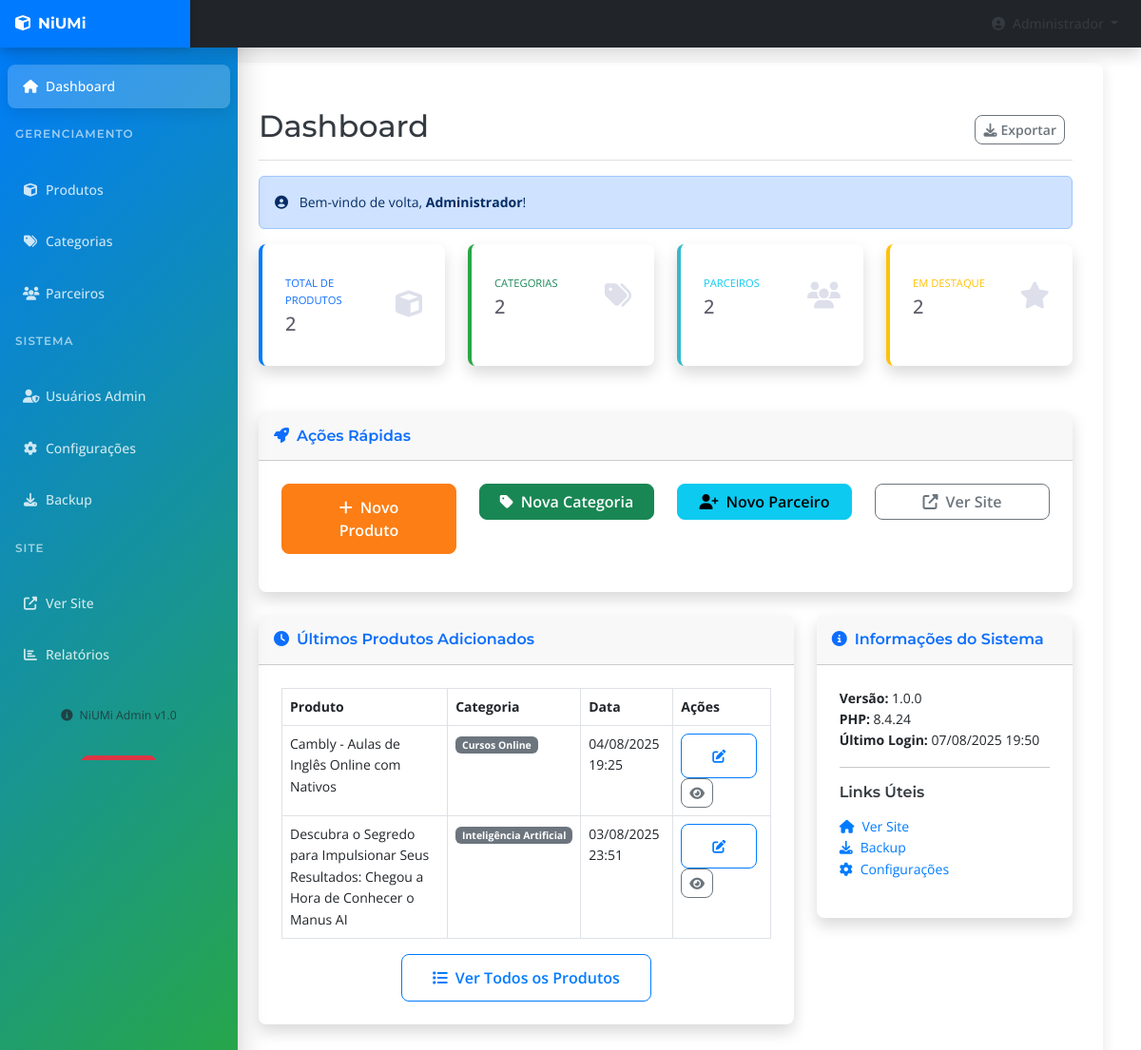
/admin/dashboard.php (signed in), run on the app's committed database.
### tables this page shows
CREATE TABLE `produtos` (
  `id` int(11) NOT NULL AUTO_INCREMENT,
  `nome` varchar(200) NOT NULL,
  `descricao` text NOT NULL,
  `preco` decimal(10,2) DEFAULT NULL,
  `imagem` varchar(255) DEFAULT NULL,
  `imagem_url` varchar(500) DEFAULT NULL,
  `video_youtube` varchar(255) DEFAULT NULL,
  `link_afiliado` varchar(500) NOT NULL,
  `categoria_id` int(11) DEFAULT NULL,
  `parceiro_id` int(11) DEFAULT NULL,
  `slug` varchar(250) NOT NULL,
  `meta_titulo` varchar(200) DEFAULT NULL,
  `meta_descricao` text DEFAULT NULL,
  `meta_keywords` text DEFAULT NULL,
  `ativo` tinyint(1) DEFAULT 1,
  `destaque` tinyint(1) DEFAULT 0,
  `data_criacao` timestamp NULL DEFAULT current_timestamp(),
  `data_atualizacao` timestamp NULL DEFAULT current_timestamp() ON UPDATE current_timestamp(),
  `seo_title` varchar(255) DEFAULT NULL,
  `seo_description` text DEFAULT NULL,
  `seo_keywords` text DEFAULT NULL,
  `seo_canonical` varchar(500) DEFAULT NULL,
  `seo_og_title` varchar(255) DEFAULT NULL,
  `seo_og_description` text DEFAULT NULL,
  `seo_og_image` varchar(500) DEFAULT NULL,
  `seo_schema_data` text DEFAULT NULL,
  `seo_focus_keyword` varchar(255) DEFAULT NULL,
  `seo_alt_text` varchar(255) DEFAULT NULL,
  PRIMARY KEY (`id`),
  UNIQUE KEY `slug` (`slug`),
  KEY `categoria_id` (`categoria_id`),
  KEY `parceiro_id` (`parceiro_id`),
  CONSTRAINT `produtos_ibfk_1` FOREIGN KEY (`categoria_id`) REFERENCES `categorias` (`id`) ON DELETE CASCADE,
  CONSTRAINT `produtos_ibfk_2` FOREIGN KEY (`parceiro_id`) REFERENCES `parceiros` (`id`) ON DELETE CASCADE
);

CREATE TABLE `categorias` (
  `id` int(11) NOT NULL AUTO_INCREMENT,
  `nome` varchar(100) NOT NULL,
  `descricao` text DEFAULT NULL,
  `slug` varchar(150) NOT NULL,
  `meta_titulo` varchar(200) DEFAULT NULL,
  `meta_descricao` text DEFAULT NULL,
  `data_criacao` timestamp NULL DEFAULT current_timestamp(),
  `data_atualizacao` timestamp NULL DEFAULT current_timestamp() ON UPDATE current_timestamp(),
  `seo_title` varchar(255) DEFAULT NULL,
  `seo_description` text DEFAULT NULL,
  `seo_keywords` text DEFAULT NULL,
  `seo_canonical` varchar(500) DEFAULT NULL,
  `seo_og_title` varchar(255) DEFAULT NULL,
  `seo_og_description` text DEFAULT NULL,
  `seo_og_image` varchar(500) DEFAULT NULL,
  `seo_schema_data` text DEFAULT NULL,
  `seo_focus_keyword` varchar(255) DEFAULT NULL,
  PRIMARY KEY (`id`),
  UNIQUE KEY `slug` (`slug`)
);

### admin/dashboard.php (the view, shortened to what this page needs)
<?php
require_once '../includes/config.php';
try {
    $stmt = $pdo->query("SELECT COUNT(*) FROM produtos WHERE ativo = 1");
    $total_produtos = $stmt->fetchColumn();
    $stmt = $pdo->query("SELECT COUNT(*) FROM categorias");
    $total_categorias = $stmt->fetchColumn();
    $stmt = $pdo->query("SELECT COUNT(*) FROM parceiros");
    $total_parceiros = $stmt->fetchColumn();
    $stmt = $pdo->query("SELECT COUNT(*) FROM produtos WHERE ativo = 1 AND destaque = 1");
    $produtos_destaque = $stmt->fetchColumn();
    $stmt = $pdo->prepare("
        SELECT p.nome, p.slug, c.nome as categoria_nome, p.data_criacao
        FROM produtos p
        JOIN categorias c ON p.categoria_id = c.id
        WHERE p.ativo = 1
        ORDER BY p.data_criacao DESC
        LIMIT 5
    ");
    $stmt->execute();
    $ultimos_produtos = $stmt->fetchAll(PDO::FETCH_ASSOC);
} catch(PDOException $e) {
    $total_produtos = 0;
    $total_categorias = 0;
    $total_parceiros = 0;
    $produtos_destaque = 0;
    $ultimos_produtos = [];
}
include 'templates/admin_header.php';
?>
<div class="container-fluid">
    <div class="row">
        <?php include 'templates/admin_sidebar.php'; ?>
        <main class="col-md-9 ms-sm-auto col-lg-10 px-md-4">
            <div class="content-wrapper">
                <div class="d-flex justify-content-between flex-wrap flex-md-nowrap align-items-center pt-3 pb-2 mb-3 border-bottom">
                    <h1 class="h2">Dashboard</h1>
                    <div class="btn-toolbar mb-2 mb-md-0">
                        <div class="btn-group me-2">
                            <button type="button" class="btn btn-sm btn-outline-secondary">
                                <i class="fas fa-download me-1"></i>Exportar
                            </button>
                        </div>
                    </div>
                </div>
                <div class="alert alert-primary" role="alert">
                    <i class="fas fa-user-circle me-2"></i>
                    Bem-vindo de volta, <strong><?php echo htmlspecialchars($_SESSION['admin_nome']); ?></strong>!
                </div>
                <div class="row mb-4">
                    <div class="col-xl-3 col-md-6 mb-4">
                        <div class="card border-left-primary shadow h-100 py-2">
                            <div class="card-body">
                                <div class="row no-gutters align-items-center">
                                    <div class="col mr-2">
                                        <div class="text-xs font-weight-bold text-primary text-uppercase mb-1">
                                            Total de Produtos
                                        </div>
                                        <div class="h5 mb-0 font-weight-bold text-gray-800"><?php echo $total_produtos; ?></div>
                                    </div>
                                    <div class="col-auto">
                                        <i class="fas fa-cube fa-2x text-gray-300"></i>
                                    </div>
                                </div>
                            </div>
                        </div>
                    </div>
                    <div class="col-xl-3 col-md-6 mb-4">
                        <div class="card border-left-success shadow h-100 py-2">
                            <div class="card-body">
                                <div class="row no-gutters align-items-center">
                                    <div class="col mr-2">
                                        <div class="text-xs font-weight-bold text-success text-uppercase mb-1">
                                            Categorias
                                        </div>
                                        <div class="h5 mb-0 font-weight-bold text-gray-800"><?php echo $total_categorias; ?></div>
                                    </div>
                                    <div class="col-auto">
                                        <i class="fas fa-tags fa-2x text-gray-300"></i>
                                    </div>
                                </div>
                            </div>
                        </div>
                    </div>
                    <div class="col-xl-3 col-md-6 mb-4">
                        <div class="card border-left-info shadow h-100 py-2">
                            <div class="card-body">
                                <div class="row no-gutters align-items-center">
                                    <div class="col mr-2">
                                        <div class="text-xs font-weight-bold text-info text-uppercase mb-1">
                                            Parceiros
                                        </div>
                                        <div class="h5 mb-0 font-weight-bold text-gray-800"><?php echo $total_parceiros; ?></div>
                                    </div>
                                    <div class="col-auto">
                                        <i class="fas fa-users fa-2x text-gray-300"></i>
                                    </div>
                                </div>
                            </div>
                        </div>
                    </div>
                    <div class="col-xl-3 col-md-6 mb-4">
                        <div class="card border-left-warning shadow h-100 py-2">
                            <div class="card-body">
                                <div class="row no-gutters align-items-center">
                                    <div class="col mr-2">
                                        <div class="text-xs font-weight-bold text-warning text-uppercase mb-1">
                                            Em Destaque
                                        </div>
                                        <div class="h5 mb-0 font-weight-bold text-gray-800"><?php echo $produtos_destaque; ?></div>
                                    </div>
                                    <div class="col-auto">
                                        <i class="fas fa-star fa-2x text-gray-300"></i>
                                    </div>
                                </div>
                            </div>
                        </div>
                    </div>
                </div>
                <div class="row mb-4">
                    <div class="col-lg-12">
                        <div class="card shadow">
                            <div class="card-header py-3">
                                <h6 class="m-0 font-weight-bold text-primary">
                                    <i class="fas fa-rocket me-2"></i>Ações Rápidas
                                </h6>
                            </div>
                            <div class="card-body">
                                <div class="row">
                                    <div class="col-lg-3 col-md-6 mb-3">
                                        <a href="produtos.php?action=add" class="btn btn-primary w-100">
                                            <i class="fas fa-plus me-2"></i>Novo Produto
                                        </a>
                                    </div>
                                    <div class="col-lg-3 col-md-6 mb-3">
                                        <a href="categorias.php?action=add" class="btn btn-success w-100">
                                            <i class="fas fa-tag me-2"></i>Nova Categoria
                                        </a>
                                    </div>
                                    <div class="col-lg-3 col-md-6 mb-3">
                                        <a href="parceiros.php?action=add" class="btn btn-info w-100">
                                            <i class="fas fa-user-plus me-2"></i>Novo Parceiro
                                        </a>
                                    </div>
                                    <div class="col-lg-3 col-md-6 mb-3">
                                        <a href="../" target="_blank" class="btn btn-outline-secondary w-100">
                                            <i class="fas fa-external-link-alt me-2"></i>Ver Site
                                        </a>
                                    </div>
                                </div>
                            </div>
                        </div>
                    </div>
                </div>
                <div class="row">
                    <div class="col-lg-8">
                        <div class="card shadow mb-4">
                            <div class="card-header py-3">
                                <h6 class="m-0 font-weight-bold text-primary">
                                    <i class="fas fa-clock me-2"></i>Últimos Produtos Adicionados
                                </h6>
                            </div>
                            <div class="card-body">
                                <?php if (empty($ultimos_produtos)): ?>
                                <div class="text-center py-4">
                                    <i class="fas fa-inbox fa-3x text-muted mb-3"></i>
                                    <p class="text-muted">Nenhum produto cadastrado ainda.</p>
                                    <a href="produtos.php?action=add" class="btn btn-primary">
                                        <i class="fas fa-plus me-2"></i>Adicionar Primeiro Produto
                                    </a>
                                </div>
                                <?php else: ?>
                                <div class="table-responsive">
                                    <table class="table table-bordered">
                                        <thead>
                                            <tr>
                                                <th>Produto</th>
                                                <th>Categoria</th>
                                                <th>Data</th>
                                                <th>Ações</th>
                                            </tr>
                                        </thead>
                                        <tbody>
                                            <?php foreach ($ultimos_produtos as $produto): ?>
                                            <tr>
                                                <td><?php echo htmlspecialchars($produto['nome']); ?></td>
                                                <td>
                                                    <span class="badge bg-secondary"><?php echo htmlspecialchars($produto['categoria_nome']); ?></span>
                                                </td>
                                                <td><?php echo date('d/m/Y H:i', strtotime($produto['data_criacao'])); ?></td>
                                                <td>
                                                    <a href="produtos.php?action=edit&id=<?php echo $produto['slug']; ?>" class="btn btn-sm btn-outline-primary">
                                                        <i class="fas fa-edit"></i>
                                                    </a>
                                                    <a href="../produto.php?slug=<?php echo $produto['slug']; ?>" target="_blank" class="btn btn-sm btn-outline-secondary">
                                                        <i class="fas fa-eye"></i>
                                                    </a>
                                                </td>
                                            </tr>
                                            <?php endforeach; ?>
                                        </tbody>
                                    </table>
                                </div>
                                <div class="text-center">
                                    <a href="produtos.php" class="btn btn-outline-primary">
                                        <i class="fas fa-list me-2"></i>Ver Todos os Produtos
                                    </a>
                                </div>
                                <?php endif; ?>
                            </div>
                        </div>
                    </div>
                    <div class="col-lg-4">
                        <div class="card shadow mb-4">
                            <div class="card-header py-3">
                                <h6 class="m-0 font-weight-bold text-primary">
                                    <i class="fas fa-info-circle me-2"></i>Informações do Sistema
                                </h6>
                            </div>
                            <div class="card-body">
                                <div class="mb-3">
                                    <strong>Versão:</strong> 1.0.0<br>
                                    <strong>PHP:</strong> <?php echo PHP_VERSION; ?><br>
                                    <strong>Último Login:</strong> <?php echo date('d/m/Y H:i'); ?>
                                </div>
                                <hr>
                                <h6>Links Úteis</h6>
                                <ul class="list-unstyled">
                                    <li><a href="../" target="_blank"><i class="fas fa-home me-2"></i>Ver Site</a></li>
                                    <li><a href="backup.php"><i class="fas fa-download me-2"></i>Backup</a></li>
                                    <li><a href="configuracoes.php"><i class="fas fa-cog me-2"></i>Configurações</a></li>
                                </ul>
                            </div>
                        </div>
                    </div>
                </div>
            </div>
        </main>
    </div>
</div>
<?php include 'templates/admin_footer.php'; ?>

### data on the page
produtos: nome "Cambly - Aulas de Inglês Online com Nativos", categoria.nome "Cursos Online", data_criacao "04/08/2025 19:25"
produtos: nome "Descubra o Segredo para Impulsionar Seus Resultados: Chegou a Hora de Conhecer o Manus AI", categoria.nome "Inteligência Artificial", data_criacao "03/08/2025 23:51"

### other printed values
$_SESSION['admin_nome'] "Administrador"
$total_produtos "2"
$total_categorias "2"
$total_parceiros "2"
$produtos_destaque "2"
PHP_VERSION "8.4.24"
